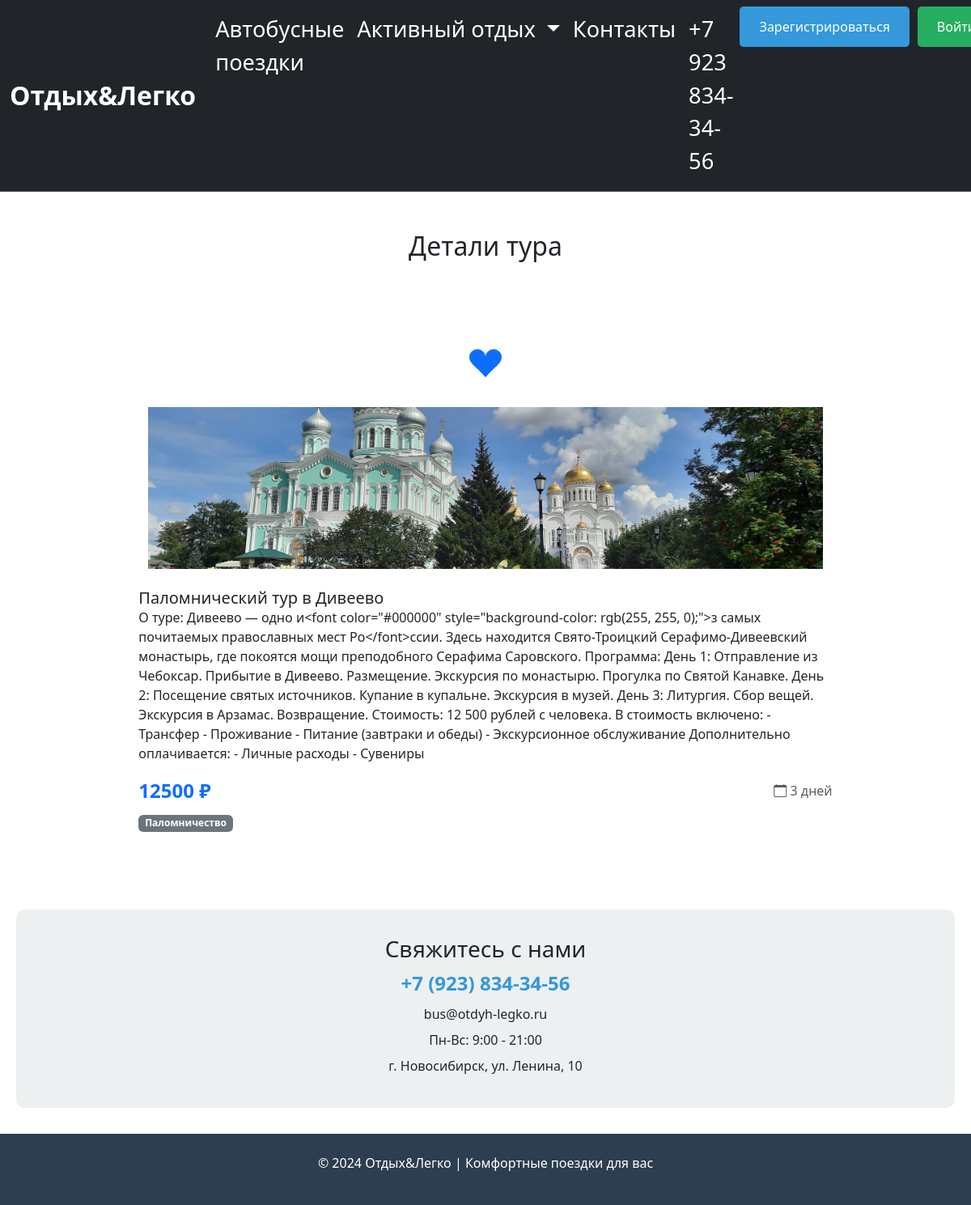
Page /tour/inf/1 on the committed database.
### data/tours.py (models this page shows, shortened)
class Tours(SqlAlchemyBase, SerializerMixin):
    __tablename__ = 'tours'
    id = sqlalchemy.Column(sqlalchemy.Integer,
                           primary_key=True, autoincrement=True)
    category_id = sqlalchemy.Column(sqlalchemy.Integer,
                                    sqlalchemy.ForeignKey("category.id"))
    title = sqlalchemy.Column(sqlalchemy.String,
                              nullable=True)
    content = sqlalchemy.Column(sqlalchemy.TEXT,
                                nullable=True)
    is_published = sqlalchemy.Column(sqlalchemy.Boolean,
                                     default=True)
    free_pl = sqlalchemy.Column(sqlalchemy.Integer)
    duration = sqlalchemy.Column(sqlalchemy.Integer, default=3)
    price = sqlalchemy.Column(sqlalchemy.Integer, default=10000)
    img = sqlalchemy.Column(sqlalchemy.String,
                            nullable=False)
    user_id = sqlalchemy.Column(sqlalchemy.Integer, sqlalchemy.ForeignKey("users.id"))
    category = orm.relationship("Category", back_populates='tours')
    cart_items = orm.relationship('CartItem', back_populates='tour', cascade='all, delete-orphan')
    author = orm.relationship("Users", foreign_keys=[user_id], backref='created_tours')

class Category(SqlAlchemyBase, SerializerMixin):
    __tablename__ = 'category'
    id = sqlalchemy.Column(sqlalchemy.Integer,
                           primary_key=True,
                           autoincrement=True)
    name = sqlalchemy.Column(sqlalchemy.String,
                             nullable=True)
    tours = orm.relationship("Tours", cascade="all, delete", back_populates='category')

### main.py (the view)
@app.route('/tour/inf/<int:id_>', methods=['GET', 'POST'])
def tours_detail(id_):
    db_sess = db_session.create_session()
    tour = db_sess.query(Tours).filter(Tours.id == id_).first()
    return render_template('tours_wor.html',
                           title='Детали тура', tour=tour)

### data/db_session.py (called while the page is built)
def create_session() -> Session:
    global __factory
    return __factory()

### templates/tours_wor.html (shortened to what this page needs)
{% extends "base.html" %}
{% block content %}
<div class="container my-5">
  <h2 class="text-center mb-4">{{ title if title else 'Наши туры' }}</h2>
  {% if tour %}
  <div class="container my-5">
    <div class="row justify-content-center">
        <div class="col-lg-10">
            <div class="company-card p-4 p-lg-5">
                <div class="text-center mb-4">
                    <i class="bi bi-suit-heart-fill fs-1 text-primary"></i>
                </div>
<div class="row row-cols-1 row-cols-md-3 g-4">
    {% if not current_category or current_category == tour.category.name %}
        {% if tour.img %}
        <img src="{{ url_for('static', filename='img/' + tour.img) }}" class="card-img-top" alt="{{ tour.title }}" style="height: 200px; object-fit: cover;">
        {% else %}
        <img src="https://via.placeholder.com/300x200?text=Нет+фото" class="card-img-top" alt="Нет изображения" style="height: 200px; object-fit: cover;">
        {% endif %}
        <div class="card-body">
          <h5 class="card-title">{{ tour.title }}</h5>
          <div class="card-text">
            {% if tour.content %}
              {{ tour.content }}
            {% else %}
              <p class="text-muted">Описание временно недоступно</p>
            {% endif %}
          </div>
          <div class="d-flex justify-content-between align-items-center mt-3">
            <span class="text-primary fw-bold fs-4">{{ tour.price }} ₽</span>
            <span class="text-muted"><i class="bi bi-calendar"></i> {{ tour.duration }} дней</span>
          </div>
          {% if tour.category %}
          <div class="mt-2">
            <span class="badge bg-secondary">{{ tour.category.name }}</span>
          </div>
          {% endif %}
        </div>
      </div>
    </div>
    {% endif %}
  </div>
  {% endif %}
</div>
            </div>
        </div>
{% endblock %}

### templates/base.html (style rules this page uses)
.container { max-width: 1200px; margin: 0 auto; padding: 0 20px; }

### rows in the picture
Tours: img (picture), title "Паломнический тур в Дивеево", content "О туре: Дивеево — одно и<font color=\"#000000\" style=\"background-color: rgb(255, 255, 0);\">з самых почитаемых православных мест Ро</font>ссии. Здесь находится Свято-Троицкий Серафимо-Дивеевский монастырь, где покоятся мощи преподобного Серафима Саровского. Программа: День 1: Отправление из Чебоксар. Прибытие в Дивеево. Размещение. Экскурсия по монастырю. Прогулка по Святой Канавке. День 2: Посещение святых источников. Купание в купальне. Экскурсия в музей. День 3: Литургия. Сбор вещей. Экскурсия в Арзамас. Возвращение. Стоимость: 12 500 рублей с человека. В стоимость включено: - Трансфер - Проживание - Питание (завтраки и обеды) - Экскурсионное обслуживание Дополнительно оплачивается: -…", price "12500", duration "3"
Category: category.name "Паломничество"

### other values in the picture
{{ title if title else 'Наши туры' }} "Детали тура"
